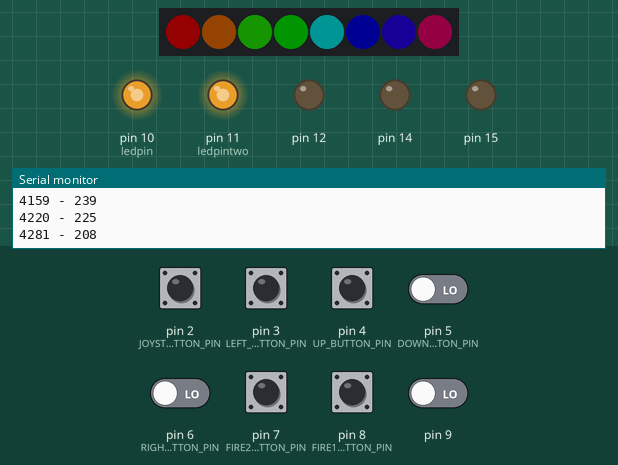
A sketch run on a simulated Arduino Leonardo, built with avr-gcc and run on an emulated ATmega32U4. Shown: 8 RGB LEDs in strip order, left to right, output pins drawn as LEDs (lit = HIGH), the last lines printed to the serial monitor. The test bench sets the inputs (shaded band); at power-on: pin 7 (FIRE2_BUTTON_PIN), pin 8 (FIRE1_BUTTON_PIN) HIGH, pin 2 (JOYSTICK_BUTTON_PIN), pin 3 (LEFT_BUTTON_PIN), pin 4 (UP_BUTTON_PIN), pin 5 (DOWN_BUTTON_PIN), pin 6 (RIGHT_BUTTON_PIN), pin 9 LOW. Dim RGB values are drawn brighter than linear.

Above: at 4.29 s.
4.3 s: pin 2 (JOYSTICK_BUTTON_PIN) pulled HIGH for 0.15 s
At 4.47 s:
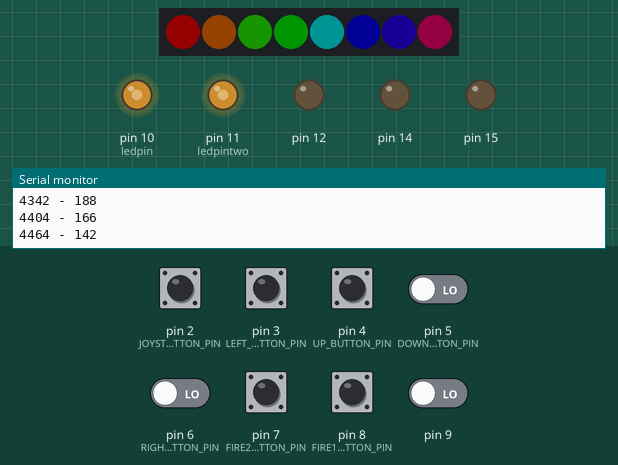
6.0 s: pin 3 (LEFT_BUTTON_PIN) pulled HIGH for 0.15 s
At 7.02 s:
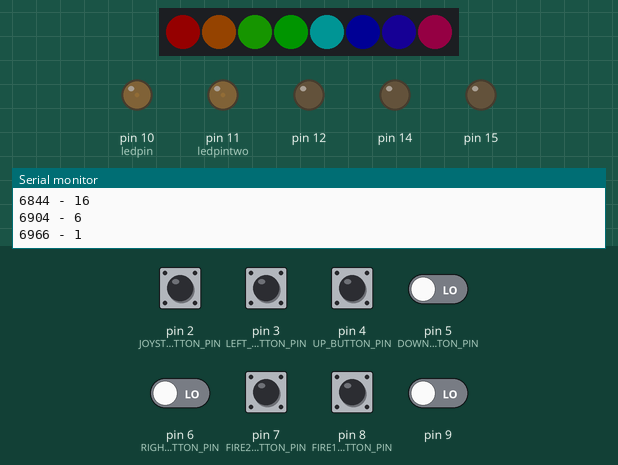
7.6 s: pin 4 (UP_BUTTON_PIN) pulled HIGH for 0.15 s
At 8.62 s:
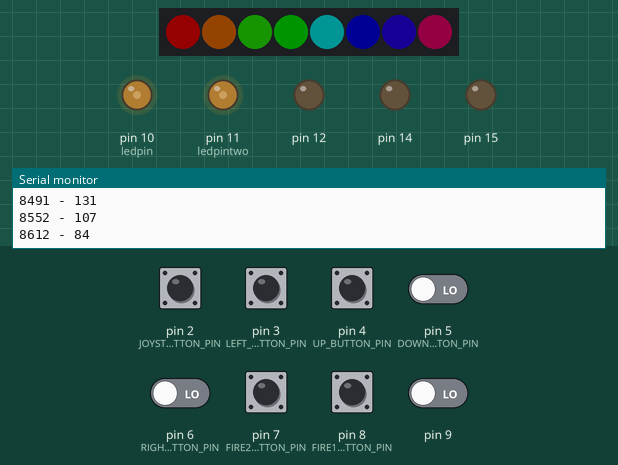
Timing chart, 0 to 15.2 s (numbered marks = the images above; inputs shaded):
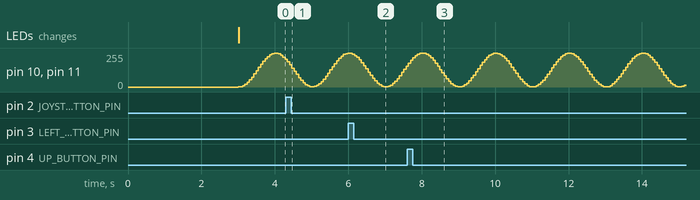

The sketch:

cmgt_controller_hid_engineerlike.ino
```cpp
#include <Adafruit_NeoPixel.h>
#include "Keyboard.h"

#define LED_COUNT 8
#define LED_PIN 17

#define NR_OF_ARRAY_ELEMENTS( array ) ( sizeof( array ) / sizeof( typeof( *array ) ) )

Adafruit_NeoPixel strip(LED_COUNT, LED_PIN, NEO_GRB + NEO_KHZ800);

int value;
int ledpin = 10;                           // light connected to digital PWM pin 9
int ledpintwo = 11;
int period = 2000;


// -------
// DEFINES
// -------


// ---------
// CONSTANTS
// ---------
enum pinModes {
    UNUSED_PIN     = -1,
    DIGITAL_INPUT  =  0,
    ANALOG_INPUT   =  1,
    DIGITAL_OUTPUT =  2,
    ANALOG_OUTPUT  =  3,
    SERVO          =  4
};

const int JOYSTICK_BUTTON_PIN =  2;
const int     LEFT_BUTTON_PIN =  3;
const int       UP_BUTTON_PIN =  4;
const int     DOWN_BUTTON_PIN =  5;
const int    RIGHT_BUTTON_PIN =  6;
const int    FIRE2_BUTTON_PIN =  7;
const int    FIRE1_BUTTON_PIN =  8;

int PIN_MODES[] {
     UNUSED_PIN,     // pin 00, TX
     UNUSED_PIN,     // pin 01, RX
    DIGITAL_INPUT,   // pin 02, joystick button
    DIGITAL_INPUT,   // pin 03, left button
    DIGITAL_INPUT,   // pin 04, up button
    DIGITAL_INPUT,   // pin 05, down button
    DIGITAL_INPUT,   // pin 06, right button
    DIGITAL_INPUT,   // pin 07, fire 2 button
    DIGITAL_INPUT,   // pin 08, fire 1 button
    DIGITAL_INPUT,     // pin 09, servo, does not properly do PWM if one or more servo pins are used
     ANALOG_OUTPUT,  // pin 10, right led
     ANALOG_OUTPUT,  // pin 11, middle led
     ANALOG_OUTPUT,  // pin 12, left led
    DIGITAL_OUTPUT,  // pin 13, onboard led
     ANALOG_INPUT,   // pin 14, joystick y axis
     ANALOG_INPUT,   // pin 15, joystick x axis
};

const int MAX_PINS = NR_OF_ARRAY_ELEMENTS( PIN_MODES );


// ----------------
// GLOBAL VARIABLES
// ----------------
int   isButtonPressed[MAX_PINS];
int  wasButtonPressed[MAX_PINS];
char button2character[MAX_PINS] = {
    0, 0, 0, 'j', 'w', 'k', 'a', 'd', 0, 0, 0, 0, 0, 0, 0, 0
};


void setup() {
  Serial.begin(9600);

  strip.begin();
  strip.show();
  strip.setBrightness(20);


    delay( 3000 );     // to make reprogramming etc. easier

    set_all_pinmodes();

    Serial.begin( 9600 );
}


void loop() {
    value = 128+127*cos(2*PI/period*millis());
    analogWrite(ledpin, value);
    analogWrite(ledpintwo, value);
    Serial.print(millis());
    Serial.print(" - ");
    Serial.print(value);
    Serial.println();

    rainbow(10);


    read_all_inputs();
    write_keyboard_outputs();
    delay( 50 );
}


void set_all_pinmodes()
{
    for ( int pin = 0 ; pin < MAX_PINS ; pin++ ) {
        if ( PIN_MODES[pin] != UNUSED_PIN ) {
            pinMode( pin , PIN_MODES[pin] );
        }
    }
}


void read_all_inputs()
{
    for ( int pin = 0 ; pin < MAX_PINS ; pin++ ) {
        if ( PIN_MODES[pin] == DIGITAL_INPUT ) {
            wasButtonPressed[pin] = isButtonPressed[pin];
            isButtonPressed[pin] = digitalRead( pin );
        }
    }
}


void write_keyboard_outputs()
{
    for ( int pin = 0 ; pin < MAX_PINS ; pin++ ) {
        if ( PIN_MODES[pin] == DIGITAL_INPUT ) {
            if ( isButtonPressed[pin] && ! wasButtonPressed[pin] ) {
                Keyboard.press( button2character[ pin ] );
            } else  if ( ! isButtonPressed[pin] && wasButtonPressed[pin] ) {
                Keyboard.release( button2character[ pin ] );
            }
        }
    }
}

void rainbow(int wait) {
    for(int i=0; i<strip.numPixels(); i++) {
      int pixelHue = (i * 65536L / strip.numPixels());
      strip.setPixelColor(i, strip.gamma32(strip.ColorHSV(pixelHue)));
    }
    strip.show();
    //delay(wait);

}
```
